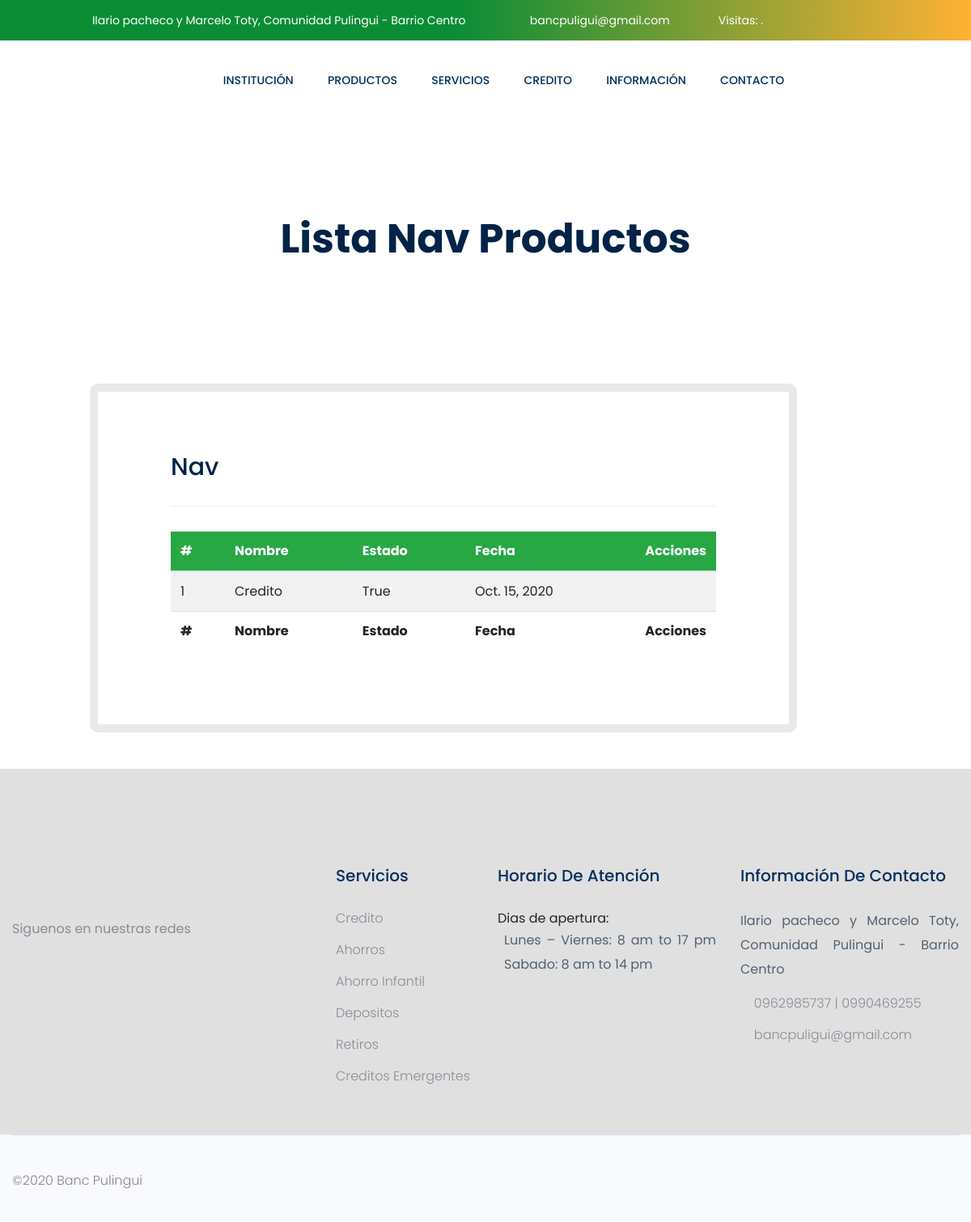
Screenshot of /listar-producto/ (signed in) with the database file from the repository.
### app/models.py (models this page shows, shortened)
class NavProducto(models.Model):
	name = models.CharField('Nombre', max_length=200)
	image = models.ImageField('Imagen',null=True,blank=True,upload_to='nav-producto',default='placeholder.png')
	date = models.DateField(auto_now_add=True)
	body = RichTextUploadingField('Contenido', null=True,blank=True)
	active = models.BooleanField('Activar',default=False)

### app/views.py (the view)
@login_required(login_url='home')
def listarNavProducto (request):
    listpost =  NavProducto.objects.all()
    navs = NavProducto.objects.filter(active=True)
    context = {'listpost':listpost,'navs':navs}
    return render (request, 'navproducto/list-nav.html',context)

### templates/navproducto/list-nav.html (shortened to what this page needs)
{% extends 'index.html' %} {% load static %}  {% block container %}
<div class="slider-area">
  <div
    class="single-slider slider-height2 d-flex align-items-center"
    data-background="{% static 'assets/img/hero/serv.jpg' %}"
  >
    <div class="container">
      <div class="row">
        <div class="col-xl-12">
          <div class="hero-cap text-center">
            <h2 style="color: rgb(0, 35, 71);">Lista Nav Productos</h2>
          </div>
        </div>
      </div>
    </div>
  </div>
</div>
<section class="about_area section_gap">
  <div class="container">
    <div class="row h_blog_item" style="justify-content: center;">
      <div class="col-lg-8">
        <div class="h_blog_text">
          <div class="h_blog_text_inner left right">
            <h4>Nav</h4>
            <hr />
            <div class="main-container">
                <div class="table-responsive">
                    <table id="add-row" class="display table table-striped table-hover">
                        <thead class="bg-success" style="color: white;">
                            <tr>
                                <th>#</th>
                                <th>Nombre</th>
                                <th>Estado</th>
                                <th>Fecha</th>
                                <th style="width: 10%">Acciones</th>
                            </tr>
                        </thead>
                        <tfoot>
                            <tr>
                                <th>#</th>
                                <th>Nombre</th>
                                <th>Estado</th>
                                <th>Fecha</th>
                                <th>Acciones</th>
                            </tr>
                        </tfoot>
                        <tbody>
                            {% for dato in listpost %}
                            <tr>
                                <td>{{dato.id}}</td>
                                <td>{{dato.name}}</td>
                                <td>{{dato.active}}</td>
                                <td>{{dato.date}}</td>
                                <td>
                                    <div class="form-button-action">
                                        <a href="{%  url 'navp-editar' dato.id %}" data-original-title="Editar Producto">
                                            <i class="fa fa-edit" style="color: rgb(5, 37, 105);"></i>
                                    </a>
                                        <a href="{%  url 'navp-eliminar' dato.id %}" data-original-title="Eliminar Producto">
                                            <i class="fa fa-times" style="color: rgb(143, 5, 5);"></i>
                                        </a>
                                    </div>
                                </td>
                            </tr>
                            {% endfor %}
                        </tbody>
                    </table>
                </div>
            </div>
          </div>
        </div>
      </div>
    </div>
  </div>
</section>
{% endblock container %}

### templates/navproducto/list-nav.html (style rules this page uses)
.section_gap { padding: 25px 0; }
.h_blog_item .h_blog_text { padding-top: 0px; padding-bottom: 20px; }
.h_blog_item .h_blog_text .h_blog_text_inner { background: #fff; padding: 75px 90px; border-radius: 10px; }
.h_blog_item .h_blog_text .h_blog_text_inner.left { position: relative; z-index: 2; }
.h_blog_item .h_blog_text .h_blog_text_inner.right { margin-left: -104px; position: relative; z-index: 1; border: 10px solid #e9e9e9; }
.h_blog_item .h_blog_text .h_blog_text_inner h4 { color: #002347; font-size: 30px; margin-bottom: 15px; }

### rows the page displays
NavProducto: id "1", name "Credito", active "True", date "Oct. 15, 2020"
